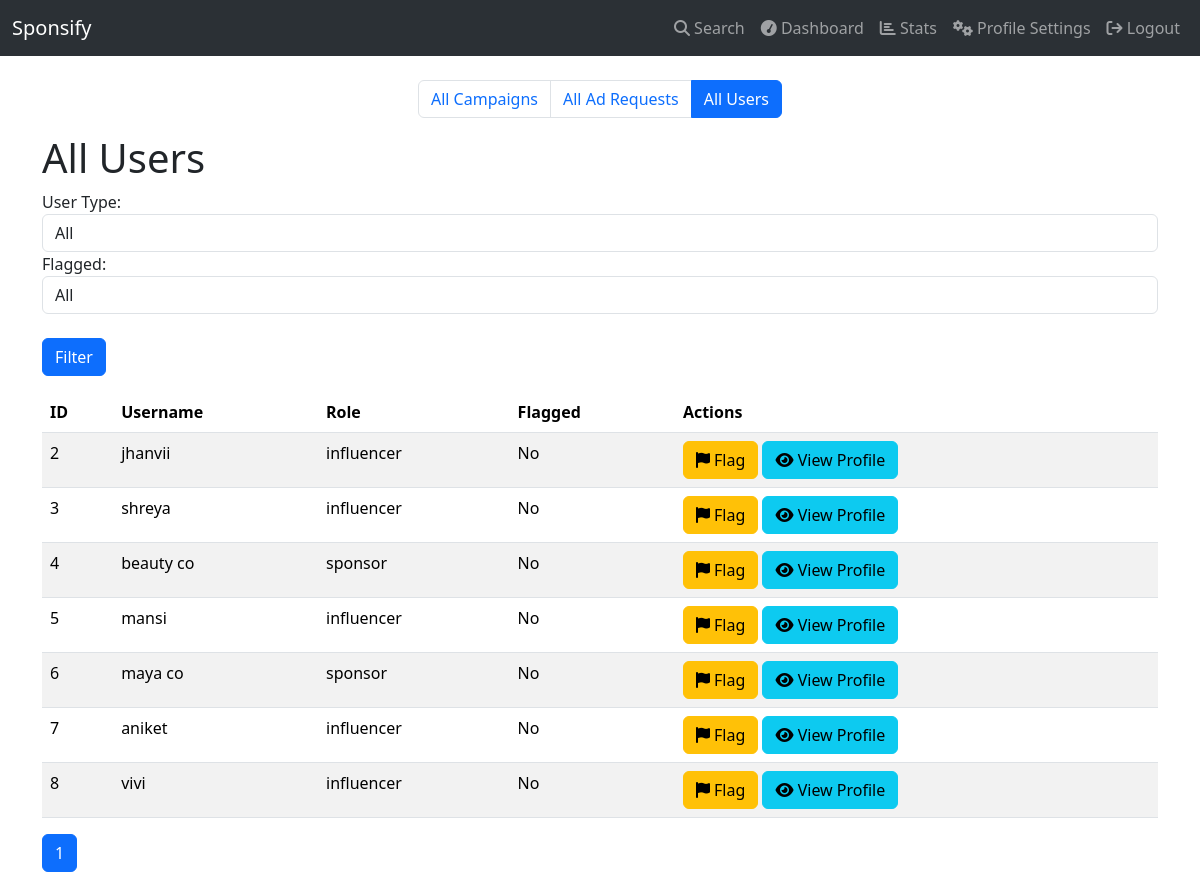
Screenshot of /campaign_admin_action/all_users (signed in) with the database file from the repository.
### models.py (models this page shows)
class User(db.Model):
    __tablename__ = 'user'
    id = db.Column(db.Integer, primary_key=True)
    username = db.Column(db.String(50), unique=True, nullable=False)
    name = db.Column(db.String(50))
    password = db.Column(db.String(100), nullable=False)
    role = db.Column(db.String(10), nullable=False)  # 'admin', 'sponsor', 'influencer'
    flagged = db.Column(db.Boolean, default=False)

### routes.py (the view)
@app.route('/campaign_admin_action/all_users', methods=['GET', 'POST'])
@auth_admin
def all_users():
    page = request.args.get('page', 1, type=int)
    user_type = request.args.get('user_type', 'all')
    flagged = request.args.get('flagged', 'all')
    query = User.query.filter(User.role != 'admin')
    if user_type == 'influencer':
        query = query.filter(User.role == 'influencer')
    elif user_type == 'sponsor':
        query = query.filter(User.role == 'sponsor')
    if flagged == 'flagged':
        query = query.filter(User.flagged == True)
    elif flagged == 'not_flagged':
        query = query.filter(User.flagged == False)
    users = query.paginate(page=page, per_page=10)
    return render_template('campaign_admin_action/all_users.html', users=users, user_type=user_type, flagged=flagged)

### routes.py (called while the page is built)
@app.context_processor
def inject_user():
    return dict(get_current_user=get_current_user)

def auth_admin(func):
    @wraps(func)
    def inner_auth(*args, **kwargs):
        if 'user_id'not in session:
            flash('Please login first')
            return redirect(url_for('login'))
        user = User.query.get(session['user_id'])
        if user.role != 'admin':
            flash('You are not authorized to access this page')
            return redirect(url_for('index'))
        return func(*args, **kwargs)
    return inner_auth

### user_role.py (called while the page is built)
def get_current_user():
    if 'user_id' in session:
        return User.query.get(session['user_id'])
    return None

### templates/campaign_admin_action/all_users.html (shortened to what this page needs)
{% extends 'layout.html' %}
{% block content %}
<br>
<ul class="pagination justify-content-center">
    <li class="page-item"><a class="page-link" href="{{ url_for('admin_dashboard') }}">All Campaigns</a></li>
    <li class="page-item"><a class="page-link" href="{{ url_for('admin_ad_request') }}">All Ad Requests</a></li>
    <li class="page-item active"><a class="page-link" href="{{url_for('all_users')}}">All Users</a></li>
</ul>
<h1 class="display-10">All Users</h1>
<form method="get" action="{{ url_for('all_users') }}" class="form-inline mb-3">
    <div class="form-group mr-2">
        <label for="user_type" class="mr-2">User Type:</label>
        <select name="user_type" id="user_type" class="form-control">
            <option value="all" {% if user_type == 'all' %}selected{% endif %}>All</option>
        </select>
    </div>
    <div class="form-group mr-2">
        <label for="flagged" class="mr-2">Flagged:</label>
        <select name="flagged" id="flagged" class="form-control">
            <option value="all" {% if flagged == 'all' %}selected{% endif %}>All</option>
        </select>
    </div><br>
    <button type="submit" class="btn btn-primary">Filter</button>
</form>
<table class="table table-striped">
    <thead>
        <tr>
            <th>ID</th>
            <th>Username</th>
            <th>Role</th>
            <th>Flagged</th>
            <th>Actions</th>
        </tr>
    </thead>
    <tbody>
        {% for user in users.items %}
        <tr>
            <td>{{ user.id }}</td>
            <td>{{ user.username }}</td>
            <td>{{ user.role }}</td>
            <td>{{ 'Yes' if user.flagged else 'No' }}</td>
            <td>
                <form method="post" action="{{ url_for('flag_user', user_id=user.id) }}" style="display: inline;">
                    <button type="submit" class="btn btn-warning">
                        <i class="fa-solid fa-flag"></i>
                        {{ 'Unflag' if user.flagged else 'Flag' }}</button>
                </form>
                <a href="{{ url_for('view_profile', user_id=user.id) }}" class="btn btn-info">
                    <i class="fa-solid fa-eye"></i>
                    View Profile</a>
            </td>
        </tr>
        {% endfor %}
    </tbody>
</table>
<nav aria-label="Page navigation">
    <ul class="pagination">
        {% for page_num in users.iter_pages() %}
        <li class="page-item {% if page_num == users.page %}active{% endif %}">
            <a class="page-link" href="{{ url_for('all_users', page=page_num, user_type=user_type, flagged=flagged) }}">{{ page_num }}</a>
        </li>
        {% endfor %}
    </ul>
</nav>
{% endblock %}

### rows the page displays
User: id "2", username "jhanvii", role "influencer", flagged "No", flagged "Flag"
User: id "3", username "shreya", role "influencer", flagged "No", flagged "Flag"
User: id "4", username "beauty co", role "sponsor", flagged "No", flagged "Flag"
User: id "5", username "mansi", role "influencer", flagged "No", flagged "Flag"
User: id "6", username "maya co", role "sponsor", flagged "No", flagged "Flag"
User: id "7", username "aniket", role "influencer", flagged "No", flagged "Flag"
User: id "8", username "vivi", role "influencer", flagged "No", flagged "Flag"

### other values shown
{{ page_num }} "1"
